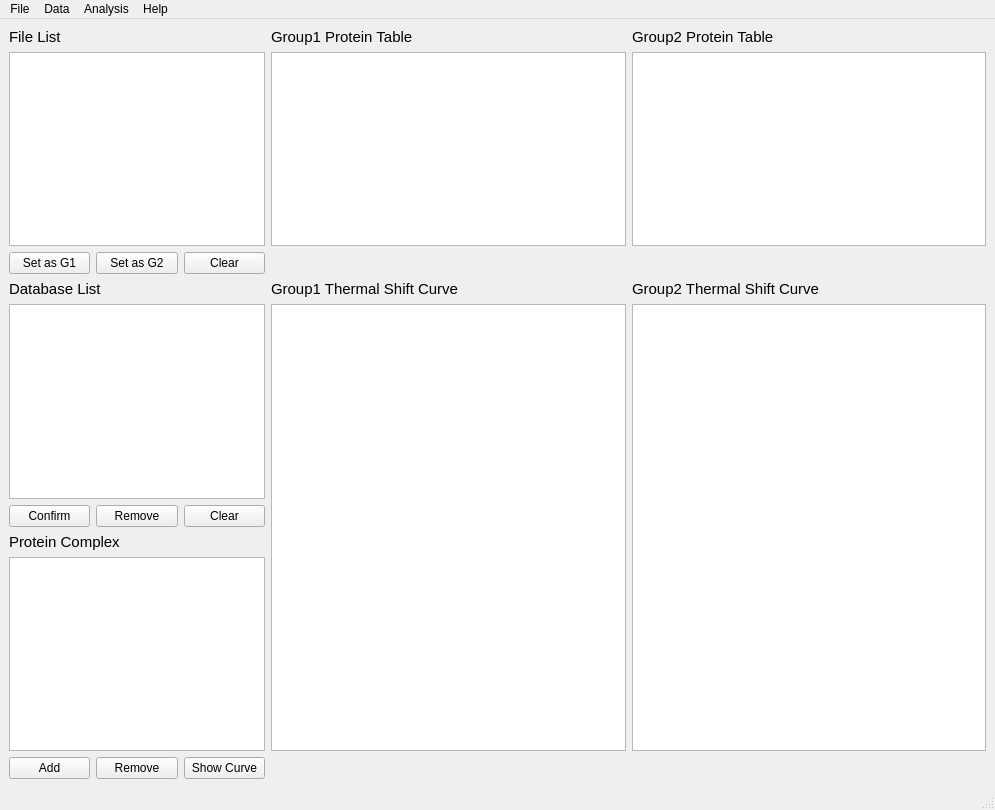
<?xml version="1.0" encoding="UTF-8"?>
<ui version="4.0">
 <class>MainWindow</class>
 <widget class="QMainWindow" name="MainWindow">
  <property name="geometry">
   <rect>
    <x>0</x>
    <y>0</y>
    <width>995</width>
    <height>810</height>
   </rect>
  </property>
  <property name="windowTitle">
   <string>MainWindow</string>
  </property>
  <widget class="QWidget" name="centralwidget">
   <layout class="QGridLayout" name="gridLayout">
    <item row="5" column="1">
     <widget class="QPushButton" name="ButtonDatabaseRemove">
      <property name="text">
       <string>Remove</string>
      </property>
     </widget>
    </item>
    <item row="5" column="2">
     <widget class="QPushButton" name="ButtonClearDatabase">
      <property name="text">
       <string>Clear</string>
      </property>
     </widget>
    </item>
    <item row="5" column="0">
     <widget class="QPushButton" name="ButtonDatabaseConfirm">
      <property name="text">
       <string>Confirm</string>
      </property>
     </widget>
    </item>
    <item row="6" column="0" colspan="2">
     <widget class="QLabel" name="labelProteinComplex">
      <property name="font">
       <font>
        <family>Arial</family>
        <pointsize>11</pointsize>
       </font>
      </property>
      <property name="text">
       <string>Protein Complex</string>
      </property>
     </widget>
    </item>
    <item row="7" column="0" colspan="3">
     <widget class="QTableWidget" name="tableProteinComplex"/>
    </item>
    <item row="3" column="4">
     <widget class="QLabel" name="labelThermalShift2">
      <property name="font">
       <font>
        <family>Arial</family>
        <pointsize>11</pointsize>
       </font>
      </property>
      <property name="text">
       <string>Group2 Thermal Shift Curve</string>
      </property>
     </widget>
    </item>
    <item row="4" column="0" colspan="3">
     <widget class="QListWidget" name="ListDatabase"/>
    </item>
    <item row="4" column="3" rowspan="4">
     <widget class="QGraphicsView" name="GraphicThermShift1"/>
    </item>
    <item row="4" column="4" rowspan="4">
     <widget class="QGraphicsView" name="GraphicThermShift2"/>
    </item>
    <item row="8" column="0">
     <widget class="QPushButton" name="ButtonAddComplex">
      <property name="text">
       <string>Add</string>
      </property>
     </widget>
    </item>
    <item row="8" column="1">
     <widget class="QPushButton" name="ButtonRemoveComplex">
      <property name="text">
       <string>Remove</string>
      </property>
     </widget>
    </item>
    <item row="1" column="3">
     <widget class="QTableView" name="tableProtein1"/>
    </item>
    <item row="2" column="0">
     <widget class="QPushButton" name="ButtonGroup1">
      <property name="text">
       <string>Set as G1</string>
      </property>
     </widget>
    </item>
    <item row="2" column="1">
     <widget class="QPushButton" name="ButtonGroup2">
      <property name="text">
       <string>Set as G2</string>
      </property>
     </widget>
    </item>
    <item row="2" column="2">
     <widget class="QPushButton" name="ButtonClearFileList">
      <property name="text">
       <string>Clear</string>
      </property>
     </widget>
    </item>
    <item row="3" column="3">
     <widget class="QLabel" name="labelThermalShift1">
      <property name="font">
       <font>
        <family>Arial</family>
        <pointsize>11</pointsize>
       </font>
      </property>
      <property name="text">
       <string>Group1 Thermal Shift Curve</string>
      </property>
     </widget>
    </item>
    <item row="3" column="0" colspan="2">
     <widget class="QLabel" name="labelDatabase">
      <property name="font">
       <font>
        <family>Arial</family>
        <pointsize>11</pointsize>
       </font>
      </property>
      <property name="text">
       <string>Database List</string>
      </property>
     </widget>
    </item>
    <item row="0" column="3">
     <widget class="QLabel" name="labelProteinTable1">
      <property name="font">
       <font>
        <family>Arial</family>
        <pointsize>11</pointsize>
       </font>
      </property>
      <property name="text">
       <string>Group1 Protein Table</string>
      </property>
     </widget>
    </item>
    <item row="0" column="4">
     <widget class="QLabel" name="labelProteinTable2">
      <property name="font">
       <font>
        <family>Arial</family>
        <pointsize>11</pointsize>
       </font>
      </property>
      <property name="text">
       <string>Group2 Protein Table</string>
      </property>
     </widget>
    </item>
    <item row="0" column="0">
     <widget class="QLabel" name="labelFileList">
      <property name="font">
       <font>
        <family>Arial</family>
        <pointsize>11</pointsize>
       </font>
      </property>
      <property name="text">
       <string>File List</string>
      </property>
     </widget>
    </item>
    <item row="1" column="0" colspan="3">
     <widget class="QListWidget" name="ListFile"/>
    </item>
    <item row="1" column="4">
     <widget class="QTableView" name="tableProtein2"/>
    </item>
    <item row="8" column="2">
     <widget class="QPushButton" name="ButtonShowCurve">
      <property name="text">
       <string>Show Curve</string>
      </property>
     </widget>
    </item>
   </layout>
  </widget>
  <widget class="QMenuBar" name="menubar">
   <property name="geometry">
    <rect>
     <x>0</x>
     <y>0</y>
     <width>995</width>
     <height>26</height>
    </rect>
   </property>
   <widget class="QMenu" name="menuFile">
    <property name="title">
     <string>File</string>
    </property>
    <addaction name="actionOpen"/>
    <addaction name="actionSave"/>
    <addaction name="actionQuit"/>
   </widget>
   <widget class="QMenu" name="menuDatabase">
    <property name="title">
     <string>Data</string>
    </property>
    <addaction name="actionProteomics"/>
    <addaction name="actionDatabase"/>
   </widget>
   <widget class="QMenu" name="menuHelp">
    <property name="title">
     <string>Help</string>
    </property>
    <addaction name="actionCheck_update"/>
    <addaction name="actionCitation"/>
    <addaction name="actionCheck_liences"/>
   </widget>
   <widget class="QMenu" name="menuAnalysis">
    <property name="title">
     <string>Analysis</string>
    </property>
    <addaction name="action_CETSA"/>
    <addaction name="actionCalcPval"/>
    <addaction name="actionCalcROC"/>
   </widget>
   <addaction name="menuFile"/>
   <addaction name="menuDatabase"/>
   <addaction name="menuAnalysis"/>
   <addaction name="menuHelp"/>
  </widget>
  <widget class="QStatusBar" name="statusbar"/>
  <action name="actionOpen">
   <property name="icon">
    <iconset>
     <normaloff>img/open.png</normaloff>img/open.png</iconset>
   </property>
   <property name="text">
    <string>Open...</string>
   </property>
   <property name="shortcut">
    <string>Ctrl+O</string>
   </property>
  </action>
  <action name="actionSave">
   <property name="icon">
    <iconset>
     <normaloff>img/save.png</normaloff>img/save.png</iconset>
   </property>
   <property name="text">
    <string>Save...</string>
   </property>
   <property name="shortcut">
    <string>Ctrl+S</string>
   </property>
  </action>
  <action name="actionQuit">
   <property name="icon">
    <iconset>
     <normaloff>img/quit.png</normaloff>img/quit.png</iconset>
   </property>
   <property name="text">
    <string>Quit</string>
   </property>
   <property name="shortcut">
    <string>Ctrl+Q</string>
   </property>
  </action>
  <action name="actionProteomics">
   <property name="text">
    <string>Load proteomics...</string>
   </property>
  </action>
  <action name="actionDatabase">
   <property name="text">
    <string>Load PPI database...</string>
   </property>
  </action>
  <action name="action_CETSA">
   <property name="text">
    <string>Single protein analysis (TSA) ...</string>
   </property>
  </action>
  <action name="actionCalcPval">
   <property name="text">
    <string>Calculate p-values of protein complex ...</string>
   </property>
  </action>
  <action name="actionCalcROC">
   <property name="text">
    <string>Calculate ROC for protein complex discrimination ...</string>
   </property>
  </action>
  <action name="actionCheck_update">
   <property name="text">
    <string>Check update ...</string>
   </property>
  </action>
  <action name="actionCitation">
   <property name="text">
    <string>Check citation ...</string>
   </property>
  </action>
  <action name="actionCheck_liences">
   <property name="text">
    <string>Check licence</string>
   </property>
  </action>
 </widget>
 <resources/>
 <connections/>
</ui>
